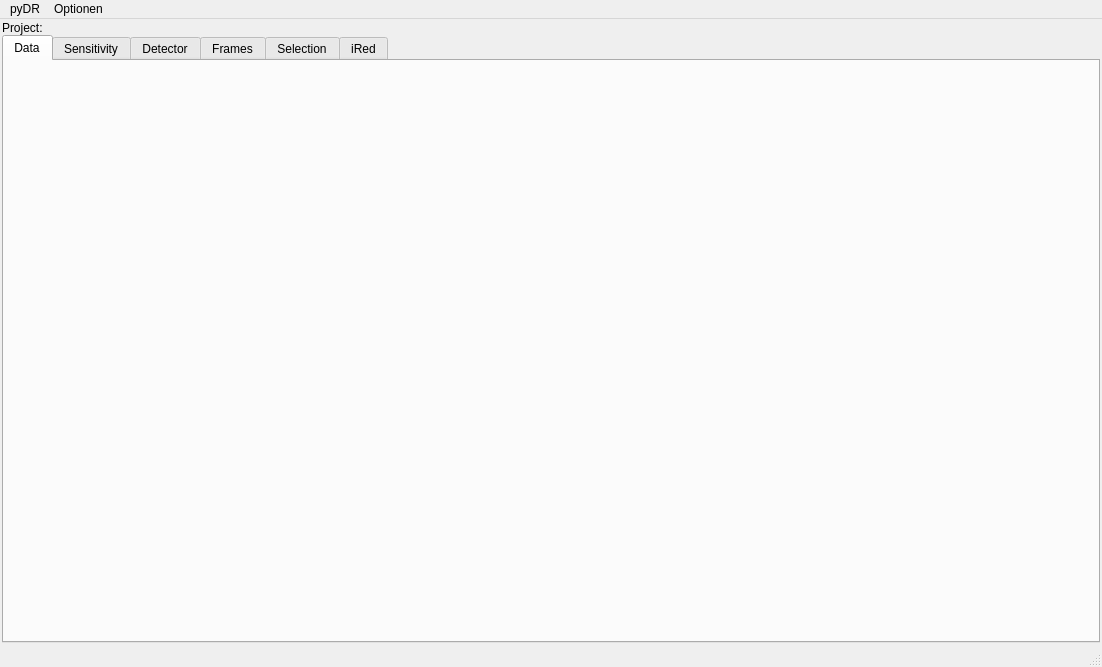
<?xml version="1.0" encoding="UTF-8"?>
<ui version="4.0">
 <class>MainWindow</class>
 <widget class="QMainWindow" name="MainWindow">
  <property name="geometry">
   <rect>
    <x>0</x>
    <y>0</y>
    <width>1102</width>
    <height>667</height>
   </rect>
  </property>
  <property name="windowTitle">
   <string>MainWindow</string>
  </property>
  <widget class="QWidget" name="centralwidget">
   <layout class="QGridLayout" name="gridLayout">
    <property name="leftMargin">
     <number>2</number>
    </property>
    <property name="topMargin">
     <number>2</number>
    </property>
    <property name="rightMargin">
     <number>2</number>
    </property>
    <property name="bottomMargin">
     <number>2</number>
    </property>
    <property name="spacing">
     <number>0</number>
    </property>
    <item row="1" column="0">
     <widget class="QTabWidget" name="tabWidget">
      <property name="sizePolicy">
       <sizepolicy hsizetype="MinimumExpanding" vsizetype="MinimumExpanding">
        <horstretch>0</horstretch>
        <verstretch>0</verstretch>
       </sizepolicy>
      </property>
      <property name="cursor">
       <cursorShape>ArrowCursor</cursorShape>
      </property>
      <property name="currentIndex">
       <number>0</number>
      </property>
      <widget class="QWidget" name="tab_data">
       <property name="sizePolicy">
        <sizepolicy hsizetype="MinimumExpanding" vsizetype="MinimumExpanding">
         <horstretch>0</horstretch>
         <verstretch>0</verstretch>
        </sizepolicy>
       </property>
       <attribute name="title">
        <string>Data</string>
       </attribute>
      </widget>
      <widget class="QWidget" name="tab_sensitivity">
       <attribute name="title">
        <string>Sensitivity</string>
       </attribute>
      </widget>
      <widget class="QWidget" name="tab_detectors">
       <attribute name="title">
        <string>Detector</string>
       </attribute>
      </widget>
      <widget class="QWidget" name="tab_frames">
       <attribute name="title">
        <string>Frames</string>
       </attribute>
      </widget>
      <widget class="QWidget" name="tab_selection">
       <attribute name="title">
        <string>Selection</string>
       </attribute>
      </widget>
      <widget class="QWidget" name="tab_ired">
       <attribute name="title">
        <string>iRed</string>
       </attribute>
      </widget>
     </widget>
    </item>
    <item row="0" column="0">
     <widget class="QLabel" name="label_projectname">
      <property name="text">
       <string>Project:</string>
      </property>
      <property name="margin">
       <number>0</number>
      </property>
     </widget>
    </item>
   </layout>
  </widget>
  <widget class="QMenuBar" name="menubar">
   <property name="geometry">
    <rect>
     <x>0</x>
     <y>0</y>
     <width>1102</width>
     <height>22</height>
    </rect>
   </property>
   <widget class="QMenu" name="menupyDR">
    <property name="title">
     <string>pyDR</string>
    </property>
    <addaction name="actionNew_Project"/>
    <addaction name="actionSave_Project"/>
    <addaction name="actionLoad_Project"/>
    <addaction name="separator"/>
    <addaction name="actionQuitProgram"/>
   </widget>
   <widget class="QMenu" name="menuOptionen">
    <property name="title">
     <string>Optionen</string>
    </property>
   </widget>
   <addaction name="menupyDR"/>
   <addaction name="menuOptionen"/>
  </widget>
  <widget class="QStatusBar" name="statusbar"/>
  <action name="actionLoad_Project">
   <property name="text">
    <string>Load Project</string>
   </property>
   <property name="shortcut">
    <string>Ctrl+L</string>
   </property>
  </action>
  <action name="actionQuitProgram">
   <property name="text">
    <string>Quit program</string>
   </property>
   <property name="statusTip">
    <string/>
   </property>
   <property name="shortcut">
    <string extracomment="Close the program"/>
   </property>
  </action>
  <action name="actionNMR">
   <property name="text">
    <string>NMR</string>
   </property>
  </action>
  <action name="actionMD">
   <property name="text">
    <string>MD</string>
   </property>
  </action>
  <action name="actionCreate_Something">
   <property name="text">
    <string>Create Something</string>
   </property>
  </action>
  <action name="actionSave_Project">
   <property name="text">
    <string>Save Project</string>
   </property>
   <property name="shortcut">
    <string>Ctrl+S</string>
   </property>
  </action>
  <action name="actionData">
   <property name="text">
    <string>Data</string>
   </property>
  </action>
  <action name="actionSens">
   <property name="text">
    <string>Sens</string>
   </property>
  </action>
  <action name="actionFrame">
   <property name="text">
    <string>Frame</string>
   </property>
  </action>
  <action name="actionNew_Project">
   <property name="text">
    <string>New Project</string>
   </property>
  </action>
 </widget>
 <resources/>
 <connections/>
</ui>
